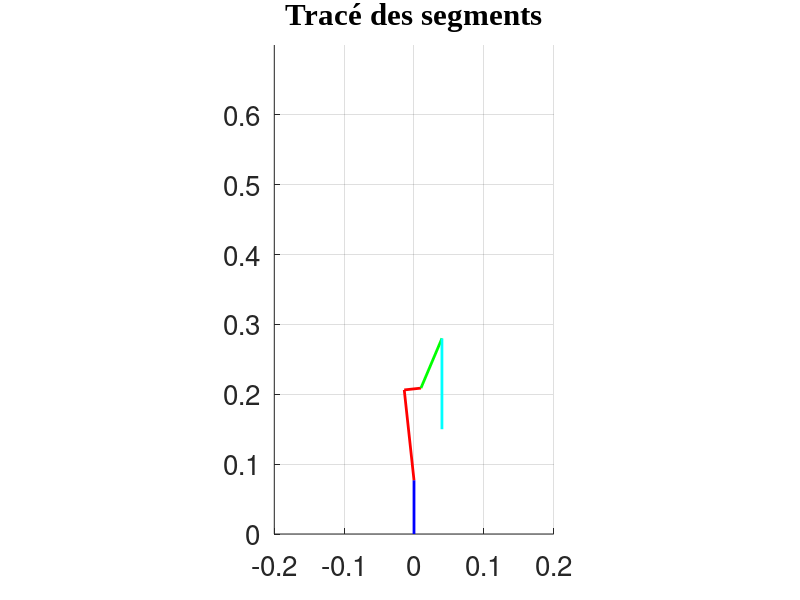

Write MATLAB code to recreate this figure.
clc;

a2 = 0.13;
a3 = 0.124;
a4 = 0.130;

xe = 0.04;
ye = 0;
ze = 0.05:0.001:0.15;
d1 = 0.077;
alpha = pi/2;

for i = ze
    q0 = atan2(ye,xe);
    q0_deg = rad2deg(q0);
    r4 = sqrt(xe^2 +ye^2);
    
    r3 = r4 -a4*cos(alpha);
    z3 = i +a4*sin(alpha);
    
    D = (a2^2 + a3^2 - r3^2 - (z3 - d1)^2)/(2*a2*a3);
    
    % if(abs(D)>1)
    %     disp('position non atteignable')
    % else
    %     disp('position atteignable')
    % end
    
    q2 = pi/2 - acos(D) -11*pi/180;
    q2_deg = rad2deg(q2);
    
    r2 = r3 - a3*cos(q2);
    z2 = z3  +a3*sin(q2);
    
    q1 = atan2(r2 , z2) +11*pi/180;
    q1_deg = rad2deg(q1);
    
    q3 = q1 +alpha -q2 - pi/2;
    q3_deg = rad2deg(q3);
    
    % Paramètres export en PDF de la figure par rapport à l'écran
    savefig=1; %Générer des figures PDF? oui=1 , non~=1 
    interligne=0.8;
    sf=20; % Taille police
    scrsz = get(0,'ScreenSize');
    set(0,'DefaultFigurePosition',scrsz*1.5)
    set(0,'DefaultAxesFontSize', sf) 
    set(0,'DefaultTextFontname', 'Times New Roman')
    set(0,'DefaultTextFontSize', sf)  
    
    % Paramètres format de la forme
    
    width=2; %épaisseur de ligne
    color1=[1,0,0]; %couleur1
    color2=[1,1,0]; %couleur2
    color3=[0,0,1];
    color4=[0,1,1];
    color5=[0.5,1,1];
    color6=[0,0,0];
    
    
    A=[0,0]; % Point A
    B=[0,0.077]; % Point B défini en fonctoin de A. On ne définit qu'une fois les points (pas de copier coller inutiles)
    C=B+[a2*sin(q1),a2*cos(q1)];
    D=C+[0.024*cos(q1),-0.024*sin(q1)];
    E= [r3,z3];
    F = [r4,i];
    
    figure(1)
    clf
    
    axis([[-0.200,0.200], [0,0.700]]);
    % Set the dimensions of the figure window
    hold on
    plot([A(1), B(1)], [A(2), B(2)], 'b', 'LineWidth', 2);
    plot([B(1), C(1)], [B(2), C(2)], 'r', 'LineWidth', 2);
    plot([D(1), C(1)], [D(2), C(2)], 'r', 'LineWidth', 2);
    plot([D(1), E(1)], [D(2), E(2)], 'g', 'LineWidth', 2);
    plot([F(1), E(1)], [F(2), E(2)], 'c', 'LineWidth', 2);
    
    
    axis square;
    title('Tracé des segments');
    hold off
end


axis equal
grid on


set(gca, 'Color', 'none'); set(gcf, 'Color', 'w');
